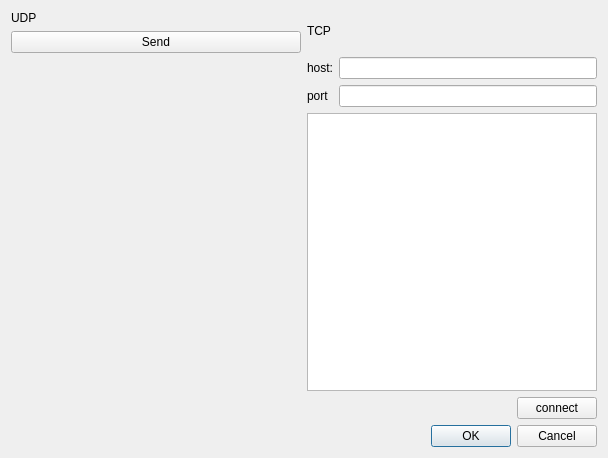
<?xml version="1.0" encoding="UTF-8"?>
<ui version="4.0">
 <class>UDPClient</class>
 <widget class="QDialog" name="UDPClient">
  <property name="geometry">
   <rect>
    <x>0</x>
    <y>0</y>
    <width>608</width>
    <height>458</height>
   </rect>
  </property>
  <property name="windowTitle">
   <string>Dialog</string>
  </property>
  <layout class="QGridLayout" name="gridLayout">
   <item row="0" column="0">
    <layout class="QVBoxLayout" name="verticalLayout_6">
     <item>
      <layout class="QHBoxLayout" name="horizontalLayout_3" stretch="1,1">
       <item>
        <layout class="QVBoxLayout" name="verticalLayout_5" stretch="0,0,0">
         <item>
          <widget class="QLabel" name="label_UDPHead">
           <property name="text">
            <string>UDP</string>
           </property>
          </widget>
         </item>
         <item>
          <widget class="QPushButton" name="sendBtn">
           <property name="text">
            <string>Send</string>
           </property>
          </widget>
         </item>
         <item>
          <spacer name="verticalSpacer">
           <property name="orientation">
            <enum>Qt::Vertical</enum>
           </property>
           <property name="sizeHint" stdset="0">
            <size>
             <width>20</width>
             <height>40</height>
            </size>
           </property>
          </spacer>
         </item>
        </layout>
       </item>
       <item>
        <layout class="QVBoxLayout" name="verticalLayout_4" stretch="1,9">
         <item>
          <widget class="QLabel" name="label_TCPHead">
           <property name="text">
            <string>TCP</string>
           </property>
          </widget>
         </item>
         <item>
          <layout class="QVBoxLayout" name="verticalLayout_3">
           <item>
            <layout class="QHBoxLayout" name="horizontalLayout">
             <item>
              <layout class="QVBoxLayout" name="verticalLayout">
               <item>
                <widget class="QLabel" name="label_host">
                 <property name="text">
                  <string>host:</string>
                 </property>
                </widget>
               </item>
               <item>
                <widget class="QLabel" name="label_port">
                 <property name="text">
                  <string>port</string>
                 </property>
                </widget>
               </item>
              </layout>
             </item>
             <item>
              <layout class="QVBoxLayout" name="verticalLayout_2">
               <item>
                <widget class="QLineEdit" name="lineEdit_Host"/>
               </item>
               <item>
                <widget class="QLineEdit" name="lineEdit_Port"/>
               </item>
              </layout>
             </item>
            </layout>
           </item>
           <item>
            <widget class="QTextEdit" name="textEdit"/>
           </item>
           <item>
            <layout class="QHBoxLayout" name="horizontalLayout_2">
             <item>
              <spacer name="horizontalSpacer">
               <property name="orientation">
                <enum>Qt::Horizontal</enum>
               </property>
               <property name="sizeHint" stdset="0">
                <size>
                 <width>40</width>
                 <height>20</height>
                </size>
               </property>
              </spacer>
             </item>
             <item>
              <widget class="QPushButton" name="connectBtn">
               <property name="text">
                <string>connect</string>
               </property>
              </widget>
             </item>
            </layout>
           </item>
          </layout>
         </item>
        </layout>
       </item>
      </layout>
     </item>
     <item>
      <widget class="QDialogButtonBox" name="buttonBox">
       <property name="orientation">
        <enum>Qt::Horizontal</enum>
       </property>
       <property name="standardButtons">
        <set>QDialogButtonBox::Cancel|QDialogButtonBox::Ok</set>
       </property>
      </widget>
     </item>
    </layout>
   </item>
  </layout>
 </widget>
 <resources/>
 <connections>
  <connection>
   <sender>buttonBox</sender>
   <signal>accepted()</signal>
   <receiver>UDPClient</receiver>
   <slot>accept()</slot>
   <hints>
    <hint type="sourcelabel">
     <x>248</x>
     <y>254</y>
    </hint>
    <hint type="destinationlabel">
     <x>157</x>
     <y>274</y>
    </hint>
   </hints>
  </connection>
  <connection>
   <sender>buttonBox</sender>
   <signal>rejected()</signal>
   <receiver>UDPClient</receiver>
   <slot>reject()</slot>
   <hints>
    <hint type="sourcelabel">
     <x>316</x>
     <y>260</y>
    </hint>
    <hint type="destinationlabel">
     <x>286</x>
     <y>274</y>
    </hint>
   </hints>
  </connection>
 </connections>
</ui>
